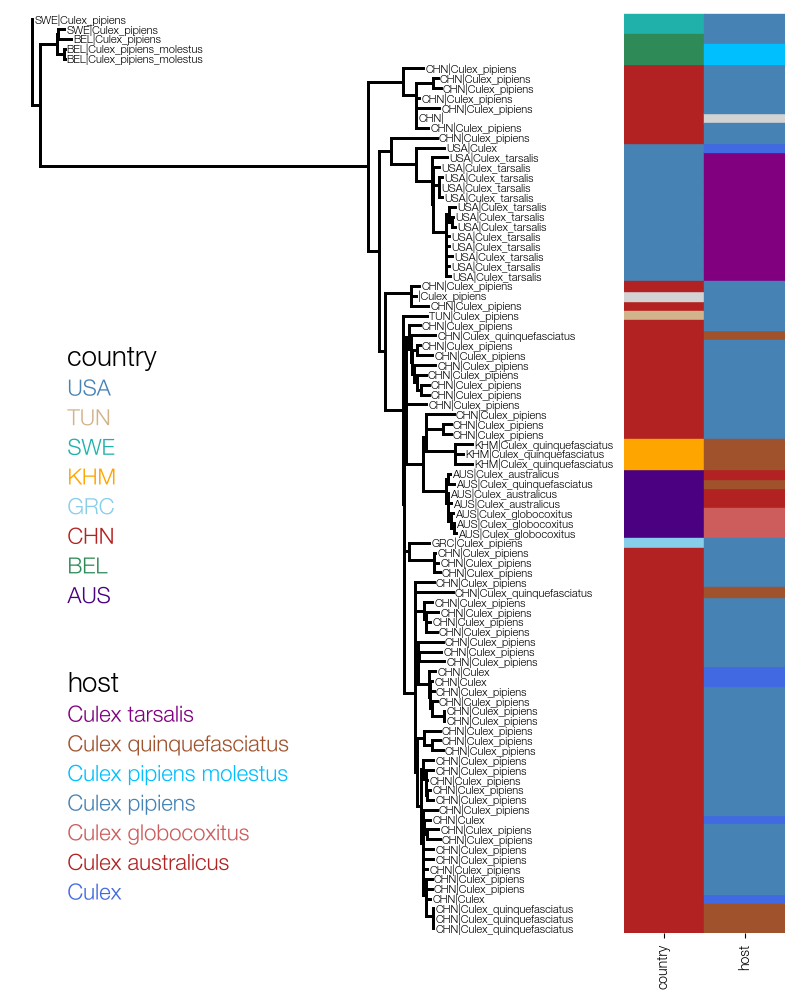

Generate this figure with Python:
import matplotlib as mpl
from matplotlib import pyplot as plt
from matplotlib.gridspec import GridSpec

import baltic as bt
from baltic import bt_utils
from baltic import curonia

mpl.use("Agg")

fig = plt.figure(figsize=(10, 12), facecolor='w')
gs = GridSpec(1, 2, width_ratios=[3, 1], wspace=0.4)
ax = plt.subplot(gs[0])
ax2 = plt.subplot(gs[1])

## plot tree
countryColours = {'BEL': 'seagreen', '': 'lightgray', 'USA': 'steelblue', 'AUS': 'indigo', 'SWE': 'lightseagreen', 'TUN': 'tan', 'KHM': 'orange', 'GRC': 'skyblue', 'CHN': 'firebrick'}
hostColours = {'': 'lightgray', 'Culex_pipiens': 'steelblue', 'Culex_quinquefasciatus': 'sienna', 'Culex_pipiens_molestus': 'deepskyblue', 'Culex_globocoxitus': 'indianred', 'Culex_tarsalis': 'purple', 'Culex_australicus': 'firebrick', 'Culex': 'royalblue'}

ll = bt.io.load_newick('PB1-wmv6-93.treefile', 'divergence', absoluteTime=True)

ll.root_by_regression() ## root tree
ll.sort_branches(descending=True)
ll.plot_tree(ax, autoSort=False, zorder=10) ## plot tree
ll.plot_text(ax, textContentFxn=lambda k: f"{k.name.split('|')[2]}|{k.name.split('|')[1]}", size=8)
########

labelDict = {'host': {}, 'country': {}}
for k in ll.get_external():
    strain, host, country, loc, coords, date = k.name.split('|')
    
    labelDict['host'][k.name] = host
    labelDict['country'][k.name] = country

curonia.plot_tree_matrix(treeAx=ax, matrixAx=ax2, tree=ll, labelDict=labelDict, colourDict={'country': countryColours, 'host': hostColours})
#############

for i, host in enumerate(sorted(hostColours)):
    c = hostColours[host]
    
    pathEffects = bt_utils.get_path_effects(mainColour='none')
    ax.text(0.01, i * 3, host.replace('_', ' '), ha='left', va='bottom', color=c, path_effects=pathEffects, size=16)

ax.text(0.01, len(hostColours)*3, 'host', ha='left', va='bottom', size=20)
####

for i, country in enumerate(sorted(countryColours)):
    c = countryColours[country]
    
    pathEffects = bt_utils.get_path_effects(mainColour='none')
    ax.text(0.01, 30 + i * 3, country, ha='left', va='bottom', color=c, path_effects=pathEffects, size=16)

ax.text(0.01, 30 + len(countryColours)*3, 'country', ha='left', va='bottom', size=20)

###########
bt_utils.clean_axes(ax)
bt_utils.clean_axes(ax2, removeTickLabels='y')

plt.savefig('tree-matrix.png', bbox_inches='tight')